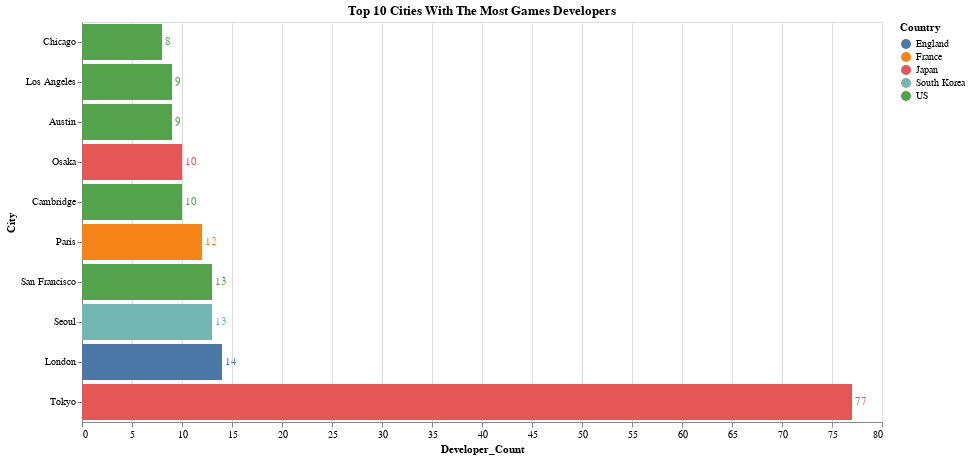

Source (notebook cell):
### Code cell
q1_chart = (alt.Chart(q1.dataframe, title = "Top 10 Cities With The Most Games Developers")
.mark_bar()
.encode(
    color = alt.Color('Country'),
    x = alt.X('Developer_Count'),
    y = alt.Y('City', sort=alt.EncodingSortField(field='Developer_Count', order='ascending', op='sum'))    
)
.properties(
    width = 800,
    height = 400
))

q1_text = q1_chart.mark_text(
    align='left',
    baseline='middle',
    dx = 3
).encode(
    text='Developer_Count'
)

q1_chart+q1_text

### Figure 1 — Vega-Lite specification as saved in the notebook (floating-point values rounded to 4 significant figures)
{"config": {"view": {"continuousWidth": 400, "continuousHeight": 300}}, "layer": [{"mark": "bar", "encoding": {"color": {"type": "nominal", "field": "Country"}, "x": {"type": "quantitative", "field": "Developer_Count"}, "y": {"type": "nominal", "field": "City", "sort": {"field": "Developer_Count", "op": "sum", "order": "ascending"}}}, "height": 400, "title": "Top 10 Cities With The Most Games Developers", "width": 800}, {"mark": {"type": "text", "align": "left", "baseline": "middle", "dx": 3}, "encoding": {"color": {"type": "nominal", "field": "Country"}, "text": {"type": "quantitative", "field": "Developer_Count"}, "x": {"type": "quantitative", "field": "Developer_Count"}, "y": {"type": "nominal", "field": "City", "sort": {"field": "Developer_Count", "op": "sum", "order": "ascending"}}}, "height": 400, "title": "Top 10 Cities With The Most Games Developers", "width": 800}], "data": {"name": "data-3e1c1916c8df964754fb68e99d697a5a"}, "$schema": "https://vega.github.io/schema/vega-lite/v4.8.1.json", "datasets": {"data-3e1c1916c8df964754fb68e99d697a5a": [{"City": "Tokyo", "Country": "Japan", "Developer_Count": 77}, {"City": "London", "Country": "England", "Developer_Count": 14}, {"City": "San Francisco", "Country": "US", "Developer_Count": 13}, {"City": "Seoul", "Country": "South Korea", "Developer_Count": 13}, {"City": "Paris", "Country": "France", "Developer_Count": 12}, {"City": "Osaka", "Country": "Japan", "Developer_Count": 10}, {"City": "Cambridge", "Country": "US", "Developer_Count": 10}, {"City": "Los Angeles", "Country": "US", "Developer_Count": 9}, {"City": "Austin", "Country": "US", "Developer_Count": 9}, {"City": "Chicago", "Country": "US", "Developer_Count": 8}]}}
